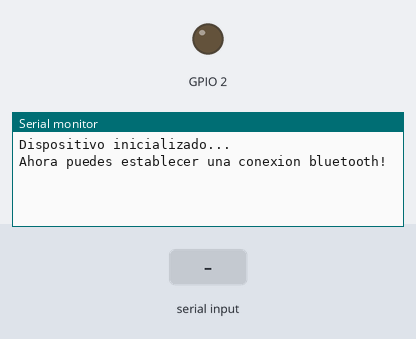
A program run on a simulated ESP32. Parts: output pins drawn as LEDs (lit = HIGH), the last lines printed to the serial monitor. The test bench sets the inputs (shaded band). EEPROM starts erased; nothing arrives over Bluetooth unless stated.

Above: at 1.2 s.
1.3 s: "led\n" received over the second serial link
At 2.0 s:
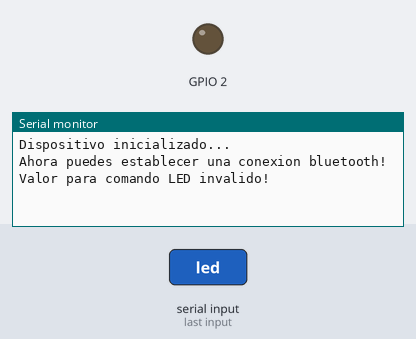
2.8 s: "ssid\n" received over the second serial link
At 3.4 s:
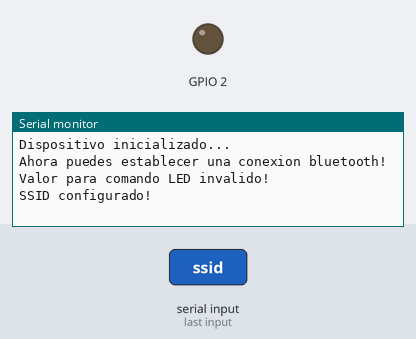
4.3 s: "password\n" received over the second serial link
At 4.7 s:
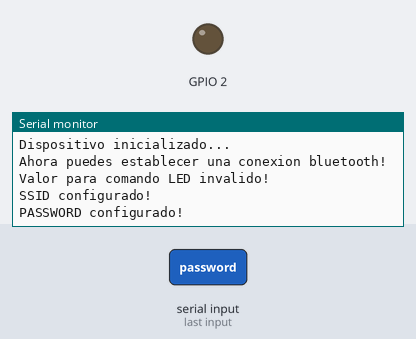

The program:

main.cpp
```cpp
#include <Arduino.h>
#include <EEPROM.h>
#include <WiFi.h>
#include "BluetoothSerial.h"

#include "equi_eeprom.h"    // (1)
#include "equi_bluetooth.h" // (2)
#include "equi_wifi.h"      // (3)

// Credenciales WiFi
String ssid = "hola";
String password = "mundo";

// Comando y Valor - Bluetooth
String comando = "";
String valor = "";

// Flags
bool wifi_activado = false;

// Funcion: Acciones
void actions() {

  // Manejo de BUILTIN_LED
  if(comando == "led"){
    if(valor == "encender") digitalWrite(BUILTIN_LED, HIGH);
    else if(valor == "apagar") digitalWrite(BUILTIN_LED, LOW);
    else Serial.println("Valor para comando LED invalido!");
  }

  // Manejo de RED WIFI

  // Configuracion de SSID
  if(comando == "ssid"){
    if(valor != ""){
      ssid = valor;
      escribir_eeprom(0, valor);
      Serial.println("SSID configurado!");
    }
  }

  // Configuracion de password
  if(comando == "password"){
    if(valor != ""){
      password = valor;
      escribir_eeprom(50, valor);
      Serial.println("PASSWORD configurado!");
    }
  }

  // Activar/Desactivar conexion wifi
  if(comando == "wifi"){
    if(valor == "conectar"){
      wifi_activado = true;
      connect_wifi(ssid.c_str(), password.c_str(), wifi_activado);
    }
    else if(valor == "desconectar"){
      Serial.println("");
      Serial.println("Desconexion a Red WiFi Exitosa!");
      WiFi.disconnect();
      wifi_activado = false;
    }
    else Serial.println("Valor para comando WiFi invalido!");
  }

}

// Funcion: Setup
void setup() {
  Serial.begin(9600);
  pinMode(BUILTIN_LED, OUTPUT);
  digitalWrite(BUILTIN_LED, LOW);
  init_eeprom();
  init_bluetooth("ESP32_ET");
  init_wifi(ssid, password, wifi_activado);
}

// Funcion: Loop
void loop() {

  // WiFi - Conexion/Reconexion
  if(WiFi.status() != WL_CONNECTED && wifi_activado) {
    connect_wifi(ssid.c_str(), password.c_str(), wifi_activado);
  }

  // Bluetooth - Puerto serie
  if(SerialBT.available()) {
    recepcion_bluetooth(comando, valor);
    actions();
  }

  delay(20);
}
```

equi_bluetooth.h
```cpp
/*
  Tipo: Libreria
  Descripcion: Conexion Bluetooth
  Autor: Ing. Lucas Omar Moreno
  Año: 2021
*/

#if !defined(CONFIG_BT_ENABLED) || !defined(CONFIG_BLUEDROID_ENABLED)
#error Bluetooth is not enabled! Please run `make menuconfig` to and enable it
#endif

BluetoothSerial SerialBT;

// Inicializacion de Bluetooth
// Parametro -> Nombre del dispositivo -> String name
void init_bluetooth(String name) {
  SerialBT.begin(name); // Nombre de dispositivo Bluetooth
  Serial.println("Dispositivo inicializado...");
  Serial.println("Ahora puedes establecer una conexion bluetooth!");
}

// Recepcion bluetooth
// Parametros -> Posicion de memoria de variables -> String comando | String valor
void recepcion_bluetooth(String& comando, String& valor){

  String mensaje = SerialBT.readStringUntil('\n');
  int posicionGuion = mensaje.indexOf('-');
  int posicionSaltoLinea = mensaje.length();

  comando = mensaje.substring(0,posicionGuion);
  valor = mensaje.substring(posicionGuion + 1, posicionSaltoLinea);

}
```

equi_eeprom.h
```cpp
/*
  Tipo: Libreria
  Descripcion: Manejo de memoria EEPROM
  Autor: Ing. Lucas Omar Moreno
  Año: 2021
*/

// Inicializacion de EEPROM
void init_eeprom(){
  EEPROM.begin(512);
}

// Leer EEPROM
String leer_eeprom(int addr){
  byte lectura;
  String strLectura;
  for(int i = addr; i < addr+50; i++){
    lectura = EEPROM.read(i);
    if(lectura != 255){ strLectura += (char)lectura; }
  }
  return strLectura;
}

// Escribir EEPROM
void escribir_eeprom(int addr, String text){
  int tamano = text.length();
  char inChar[50];
  text.toCharArray(inChar, tamano+1);
  for(int i = 0; i < tamano; i++){
    EEPROM.write(addr+i, inChar[i]);
  }
  for(int i = tamano; i < 50; i++){
    EEPROM.write(addr+i, 255);
  }
  EEPROM.commit();
}
```

equi_wifi.h
```cpp
/*
  Tipo: Libreria
  Descripcion: Conexion WiFi
  Autor: Ing. Lucas Omar Moreno
  Año: 2021
*/

// Inicializacion de wifi
void init_wifi(String& ssid, String& password, bool& wifi_activado){

  // Se obtienen los datos desde la EEPROM
  ssid = leer_eeprom(0);
  password = leer_eeprom(50);

  if(ssid == "" || password == ""){
    wifi_activado = false;
  }else{
    wifi_activado = true;
  }

}

// Conexion a Red WiFi
// Parametro -> constantes punteros -> Credenciales WiFi -> const char* ssid | const char* password
void connect_wifi(const char* ssid, const char* password, bool& wifi_activado){
  Serial.println("Conexion WiFi");
  Serial.print("Conectando a -> ");
  Serial.println(ssid);
  WiFi.begin(ssid, password);
  while(WiFi.status() != WL_CONNECTED && wifi_activado){
    // Desactivar intento de conexion
    if(SerialBT.available()){
      String mensaje = SerialBT.readStringUntil('\n');
      int posicionGuion = mensaje.indexOf('-');
      int posicionSaltoLinea = mensaje.length();
      String comando = mensaje.substring(0,posicionGuion);
      String valor = mensaje.substring(posicionGuion + 1, posicionSaltoLinea);
      if(comando == "wifi" && valor == "desactivar"){
        wifi_activado = false;
      }
    };
    Serial.print(".");
    delay(250);
  }

  if(WiFi.status() != WL_CONNECTED){
    Serial.println("");
    Serial.println("No se pudo establecer conexion WiFi");
  }else{
    Serial.println("");
    Serial.println("Conexion exitosa!");
    Serial.print("Mi IP es -> ");
    Serial.print(WiFi.localIP());
  }

}
```

Measured:
- after the input at 1.3 s, the serial monitor: prints a new line at once (image 1)
- after the input at 2.8 s, the serial monitor: prints a new line at once (image 2)
- after the input at 4.3 s, the serial monitor: prints a new line at once (image 3)
